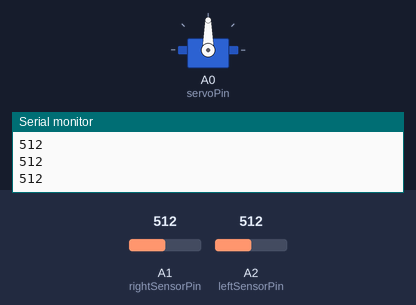
Bench run of a sketch on a simulated Arduino Uno, built with avr-gcc and run on an emulated ATmega328P. On the bench: servo, the last lines printed to the serial monitor. The test bench sets the inputs (shaded band); at power-on: A1 (rightSensorPin) = 512, A2 (leftSensorPin) = 512.

Above: at 1.2 s.
1.3 s: A1 (rightSensorPin) set to 553
2.8 s: A1 (rightSensorPin) set to 581
At 3.98 s:
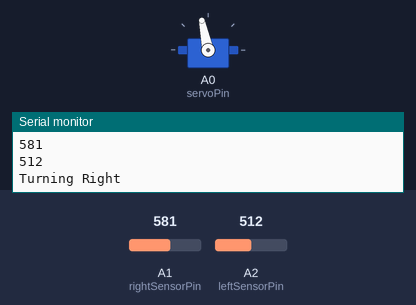
5.8 s: A1 (rightSensorPin) set to 511
At 5.8 s:
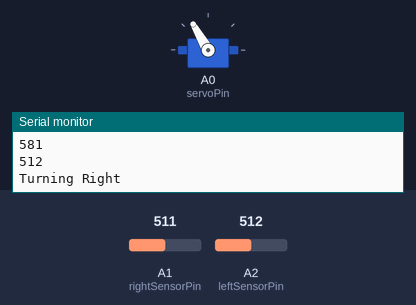
7.3 s: A2 (leftSensorPin) set to 470
8.8 s: A2 (leftSensorPin) set to 448
At 10.79 s:
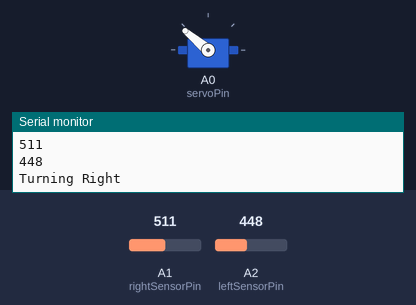
11.8 s: A2 (leftSensorPin) set to 511
Timing chart, 0 to 14.3 s (numbered marks = the images above; inputs shaded):
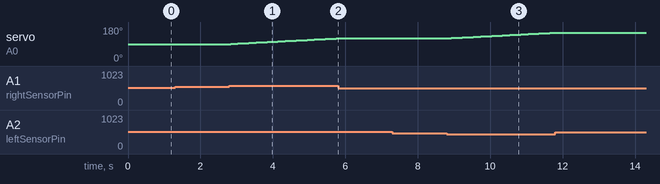

The sketch:

pdfproject.ino
```cpp
#include <Servo.h>

const int turnDegrees = 10;
int servoPin = A0;
const int rightSensorPin = A1;
const int leftSensorPin = A2;
int rightVal = 0;
int leftVal = 0;
int state = 90;
int difference = 50;

Servo servo;

void setup(){
  pinMode(leftSensorPin, INPUT);
  pinMode(rightSensorPin, INPUT);
  servo.attach(servoPin);
  servo.write(state);

  Serial.begin (9600); // initialize the serial port:
}

void loop (){
  //poll inputs for signal
  rightVal = analogRead(rightSensorPin);
  leftVal = analogRead(leftSensorPin);
  Serial.println(rightVal);
  Serial.println(leftVal);

    if(rightVal - leftVal > difference){
      Serial.println("Turning Right");
      if(state <= 179){
        state = state + 1;
        servo.write(state);
    }else if(leftVal - rightVal > difference){
      Serial.println("Turning left");
      if(state >= 1){
        state = state - 1;
        servo.write(state);
      }
    }
  delay(100);
  }
}
```

Measured:
- the behaviour switches between 562 and 563 on A1 (rightSensorPin) (found by bisection; images 0 and 1)
- the behaviour switches between 461 and 460 on A2 (leftSensorPin) (found by bisection; images 2 and 3)
- after the input at 2.8 s, servo on A0 (servoPin): moves from 90° to 120° over 2.9 s, starting at once
- after the input at 5.8 s, servo on A0 (servoPin): stays 120° (without the input it goes to 121° after 0.05 s)
- after the input at 8.8 s, servo on A0 (servoPin): moves from 120° to 150° over 2.9 s, starting at once
- after the input at 11.8 s, servo on A0 (servoPin): stays 150° (without the input it goes to 151° after 0.05 s)
